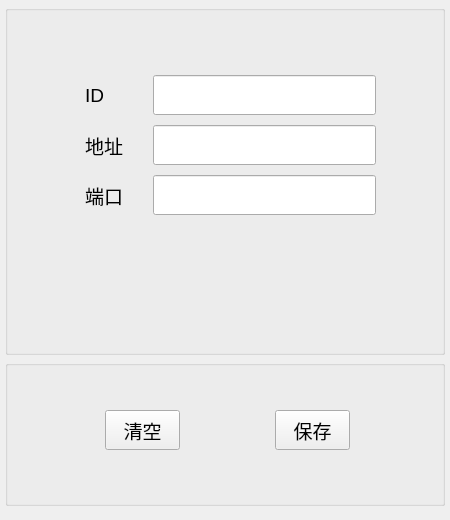
<?xml version="1.0" encoding="UTF-8"?>
<ui version="4.0">
    <class>addwindow</class>
    <widget class="QMainWindow" name="addwindow">
        <property name="geometry">
            <rect>
                <x>0</x>
                <y>0</y>
                <width>450</width>
                <height>520</height>
            </rect>
        </property>
        <property name="sizePolicy">
            <sizepolicy hsizetype="Preferred" vsizetype="Preferred">
                <horstretch>45</horstretch>
                <verstretch>0</verstretch>
            </sizepolicy>
        </property>
        <property name="minimumSize">
            <size>
                <width>450</width>
                <height>520</height>
            </size>
        </property>
        <property name="maximumSize">
            <size>
                <width>450</width>
                <height>520</height>
            </size>
        </property>
        <property name="windowTitle">
            <string>addwindow</string>
        </property>
        <widget class="QWidget" name="centralwidget">
            <widget class="QGroupBox" name="buttBox">
                <property name="geometry">
                    <rect>
                        <x>5</x>
                        <y>360</y>
                        <width>440</width>
                        <height>146</height>
                    </rect>
                </property>
                <property name="sizePolicy">
                    <sizepolicy hsizetype="Preferred" vsizetype="Preferred">
                        <horstretch>0</horstretch>
                        <verstretch>0</verstretch>
                    </sizepolicy>
                </property>
                <property name="minimumSize">
                    <size>
                        <width>440</width>
                        <height>0</height>
                    </size>
                </property>
                <property name="maximumSize">
                    <size>
                        <width>440</width>
                        <height>16777215</height>
                    </size>
                </property>
                <property name="title">
                    <string/>
                </property>
                <widget class="QPushButton" name="saveButton">
                    <property name="geometry">
                        <rect>
                            <x>270</x>
                            <y>50</y>
                            <width>75</width>
                            <height>40</height>
                        </rect>
                    </property>
                    <property name="font">
                        <font>
                            <pointsize>14</pointsize>
                        </font>
                    </property>
                    <property name="text">
                        <string>保存</string>
                    </property>
                </widget>
                <widget class="QPushButton" name="clearButton">
                    <property name="geometry">
                        <rect>
                            <x>100</x>
                            <y>50</y>
                            <width>75</width>
                            <height>40</height>
                        </rect>
                    </property>
                    <property name="font">
                        <font>
                            <pointsize>14</pointsize>
                        </font>
                    </property>
                    <property name="text">
                        <string>清空</string>
                    </property>
                </widget>
            </widget>
            <widget class="QGroupBox" name="inputBox">
                <property name="geometry">
                    <rect>
                        <x>5</x>
                        <y>5</y>
                        <width>440</width>
                        <height>350</height>
                    </rect>
                </property>
                <property name="minimumSize">
                    <size>
                        <width>440</width>
                        <height>350</height>
                    </size>
                </property>
                <property name="maximumSize">
                    <size>
                        <width>440</width>
                        <height>350</height>
                    </size>
                </property>
                <property name="title">
                    <string/>
                </property>
                <widget class="QWidget" name="layoutWidget">
                    <property name="geometry">
                        <rect>
                            <x>80</x>
                            <y>70</y>
                            <width>291</width>
                            <height>142</height>
                        </rect>
                    </property>
                    <layout class="QFormLayout" name="formLayout">
                        <property name="horizontalSpacing">
                            <number>30</number>
                        </property>
                        <property name="verticalSpacing">
                            <number>10</number>
                        </property>
                        <item row="0" column="0">
                            <widget class="QLabel" name="idLabel">
                                <property name="minimumSize">
                                    <size>
                                        <width>0</width>
                                        <height>40</height>
                                    </size>
                                </property>
                                <property name="maximumSize">
                                    <size>
                                        <width>16777215</width>
                                        <height>40</height>
                                    </size>
                                </property>
                                <property name="font">
                                    <font>
                                        <pointsize>14</pointsize>
                                        <bold>false</bold>
                                    </font>
                                </property>
                                <property name="text">
                                    <string>ID</string>
                                </property>
                            </widget>
                        </item>
                        <item row="0" column="1">
                            <widget class="QLineEdit" name="idLineEdit">
                                <property name="minimumSize">
                                    <size>
                                        <width>0</width>
                                        <height>40</height>
                                    </size>
                                </property>
                                <property name="maximumSize">
                                    <size>
                                        <width>16777215</width>
                                        <height>40</height>
                                    </size>
                                </property>
                            </widget>
                        </item>
                        <item row="1" column="0">
                            <widget class="QLabel" name="ipLabel">
                                <property name="minimumSize">
                                    <size>
                                        <width>0</width>
                                        <height>40</height>
                                    </size>
                                </property>
                                <property name="maximumSize">
                                    <size>
                                        <width>16777215</width>
                                        <height>40</height>
                                    </size>
                                </property>
                                <property name="font">
                                    <font>
                                        <pointsize>14</pointsize>
                                    </font>
                                </property>
                                <property name="text">
                                    <string>地址</string>
                                </property>
                            </widget>
                        </item>
                        <item row="1" column="1">
                            <widget class="QLineEdit" name="ipLineEdit">
                                <property name="minimumSize">
                                    <size>
                                        <width>0</width>
                                        <height>40</height>
                                    </size>
                                </property>
                                <property name="maximumSize">
                                    <size>
                                        <width>16777215</width>
                                        <height>40</height>
                                    </size>
                                </property>
                            </widget>
                        </item>
                        <item row="2" column="0">
                            <widget class="QLabel" name="portLabel">
                                <property name="minimumSize">
                                    <size>
                                        <width>0</width>
                                        <height>40</height>
                                    </size>
                                </property>
                                <property name="maximumSize">
                                    <size>
                                        <width>16777215</width>
                                        <height>40</height>
                                    </size>
                                </property>
                                <property name="font">
                                    <font>
                                        <pointsize>14</pointsize>
                                    </font>
                                </property>
                                <property name="text">
                                    <string>端口</string>
                                </property>
                            </widget>
                        </item>
                        <item row="2" column="1">
                            <widget class="QLineEdit" name="portLineEdit">
                                <property name="minimumSize">
                                    <size>
                                        <width>0</width>
                                        <height>40</height>
                                    </size>
                                </property>
                                <property name="maximumSize">
                                    <size>
                                        <width>16777215</width>
                                        <height>40</height>
                                    </size>
                                </property>
                            </widget>
                        </item>
                    </layout>
                </widget>
            </widget>
        </widget>
    </widget>
    <resources/>
    <connections/>
</ui>
